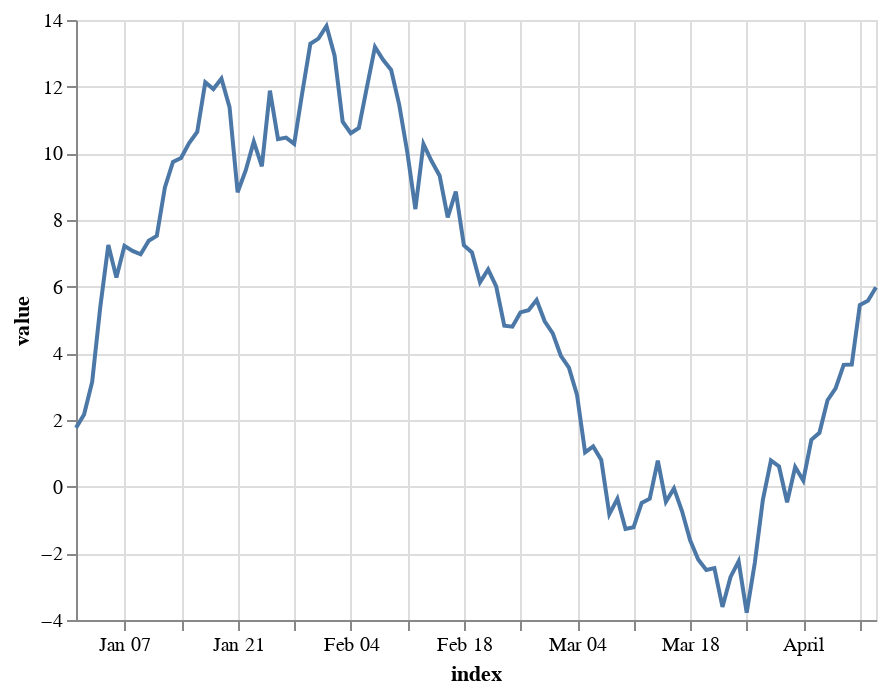

The cell this chart's notebook holds for it:
### Markdown cell above
If you would like the index to be available to the chart, you can explicitly turn it into a column using the `reset_index()` method of pandas dataframes:

### Code cell
alt.Chart(data.reset_index()).mark_line().encode(
    x='index:T',
    y='value:Q'
)

### Figure 1 — Vega-Lite specification as saved in the notebook (floating-point values rounded to 4 significant figures)
{"config": {"view": {"continuousWidth": 400, "continuousHeight": 300}}, "data": {"name": "data-dd19c1c673ba91c82c2873cf9b033163"}, "mark": "line", "encoding": {"x": {"field": "index", "type": "temporal"}, "y": {"field": "value", "type": "quantitative"}}, "$schema": "https://vega.github.io/schema/vega-lite/v4.17.0.json", "datasets": {"data-dd19c1c673ba91c82c2873cf9b033163": [{"index": "2018-01-01T00:00:00", "value": 1.764}, {"index": "2018-01-02T00:00:00", "value": 2.164}, {"index": "2018-01-03T00:00:00", "value": 3.143}, {"index": "2018-01-04T00:00:00", "value": 5.384}, {"index": "2018-01-05T00:00:00", "value": 7.251}, {"index": "2018-01-06T00:00:00", "value": 6.274}, {"index": "2018-01-07T00:00:00", "value": 7.224}, {"index": "2018-01-08T00:00:00", "value": 7.073}, {"index": "2018-01-09T00:00:00", "value": 6.97}, {"index": "2018-01-10T00:00:00", "value": 7.38}, {"index": "2018-01-11T00:00:00", "value": 7.524}, {"index": "2018-01-12T00:00:00", "value": 8.979}, {"index": "2018-01-13T00:00:00", "value": 9.74}, {"index": "2018-01-14T00:00:00", "value": 9.861}, {"index": "2018-01-15T00:00:00", "value": 10.31}, {"index": "2018-01-16T00:00:00", "value": 10.64}, {"index": "2018-01-17T00:00:00", "value": 12.13}, {"index": "2018-01-18T00:00:00", "value": 11.93}, {"index": "2018-01-19T00:00:00", "value": 12.24}, {"index": "2018-01-20T00:00:00", "value": 11.39}, {"index": "2018-01-21T00:00:00", "value": 8.834}, {"index": "2018-01-22T00:00:00", "value": 9.487}, {"index": "2018-01-23T00:00:00", "value": 10.35}, {"index": "2018-01-24T00:00:00", "value": 9.61}, {"index": "2018-01-25T00:00:00", "value": 11.88}, {"index": "2018-01-26T00:00:00", "value": 10.42}, {"index": "2018-01-27T00:00:00", "value": 10.47}, {"index": "2018-01-28T00:00:00", "value": 10.28}, {"index": "2018-01-29T00:00:00", "value": 11.82}, {"index": "2018-01-30T00:00:00", "value": 13.29}, {"index": "2018-01-31T00:00:00", "value": 13.44}, {"index": "2018-02-01T00:00:00", "value": 13.82}, {"index": "2018-02-02T00:00:00", "value": 12.93}, {"index": "2018-02-03T00:00:00", "value": 10.95}, {"index": "2018-02-04T00:00:00", "value": 10.6}, {"index": "2018-02-05T00:00:00", "value": 10.76}, {"index": "2018-02-06T00:00:00", "value": 11.99}, {"index": "2018-02-07T00:00:00", "value": 13.19}, {"index": "2018-02-08T00:00:00", "value": 12.8}, {"index": "2018-02-09T00:00:00", "value": 12.5}, {"index": "2018-02-10T00:00:00", "value": 11.45}, {"index": "2018-02-11T00:00:00", "value": 10.03}, {"index": "2018-02-12T00:00:00", "value": 8.327}, {"index": "2018-02-13T00:00:00", "value": 10.28}, {"index": "2018-02-14T00:00:00", "value": 9.768}, {"index": "2018-02-15T00:00:00", "value": 9.33}, {"index": "2018-02-16T00:00:00", "value": 8.077}, {"index": "2018-02-17T00:00:00", "value": 8.855}, {"index": "2018-02-18T00:00:00", "value": 7.241}, {"index": "2018-02-19T00:00:00", "value": 7.028}, {"index": "2018-02-20T00:00:00", "value": 6.132}, {"index": "2018-02-21T00:00:00", "value": 6.519}, {"index": "2018-02-22T00:00:00", "value": 6.009}, {"index": "2018-02-23T00:00:00", "value": 4.828}, {"index": "2018-02-24T00:00:00", "value": 4.8}, {"index": "2018-02-25T00:00:00", "value": 5.228}, {"index": "2018-02-26T00:00:00", "value": 5.295}, {"index": "2018-02-27T00:00:00", "value": 5.597}, {"index": "2018-02-28T00:00:00", "value": 4.963}, {"index": "2018-03-01T00:00:00", "value": 4.6}, {"index": "2018-03-02T00:00:00", "value": 3.928}, {"index": "2018-03-03T00:00:00", "value": 3.568}, {"index": "2018-03-04T00:00:00", "value": 2.755}, {"index": "2018-03-05T00:00:00", "value": 1.029}, {"index": "2018-03-06T00:00:00", "value": 1.206}, {"index": "2018-03-07T00:00:00", "value": 0.8042}, {"index": "2018-03-08T00:00:00", "value": -0.826}, {"index": "2018-03-09T00:00:00", "value": -0.3632}, {"index": "2018-03-10T00:00:00", "value": -1.27}, {"index": "2018-03-11T00:00:00", "value": -1.219}, {"index": "2018-03-12T00:00:00", "value": -0.4894}, {"index": "2018-03-13T00:00:00", "value": -0.3605}, {"index": "2018-03-14T00:00:00", "value": 0.7789}, {"index": "2018-03-15T00:00:00", "value": -0.4559}, {"index": "2018-03-16T00:00:00", "value": -0.05354}, {"index": "2018-03-17T00:00:00", "value": -0.7383}, {"index": "2018-03-18T00:00:00", "value": -1.609}, {"index": "2018-03-19T00:00:00", "value": -2.188}, {"index": "2018-03-20T00:00:00", "value": -2.5}, {"index": "2018-03-21T00:00:00", "value": -2.443}, {"index": "2018-03-22T00:00:00", "value": -3.609}, {"index": "2018-03-23T00:00:00", "value": -2.708}, {"index": "2018-03-24T00:00:00", "value": -2.242}, {"index": "2018-03-25T00:00:00", "value": -3.778}, {"index": "2018-03-26T00:00:00", "value": -2.29}, {"index": "2018-03-27T00:00:00", "value": -0.3941}, {"index": "2018-03-28T00:00:00", "value": 0.7846}, {"index": "2018-03-29T00:00:00", "value": 0.6047}, {"index": "2018-03-30T00:00:00", "value": -0.466}, {"index": "2018-03-31T00:00:00", "value": 0.5884}, {"index": "2018-04-01T00:00:00", "value": 0.1852}, {"index": "2018-04-02T00:00:00", "value": 1.408}, {"index": "2018-04-03T00:00:00", "value": 1.616}, {"index": "2018-04-04T00:00:00", "value": 2.593}, {"index": "2018-04-05T00:00:00", "value": 2.949}, {"index": "2018-04-06T00:00:00", "value": 3.656}, {"index": "2018-04-07T00:00:00", "value": 3.666}, {"index": "2018-04-08T00:00:00", "value": 5.452}, {"index": "2018-04-09T00:00:00", "value": 5.579}, {"index": "2018-04-10T00:00:00", "value": 5.981}]}}
